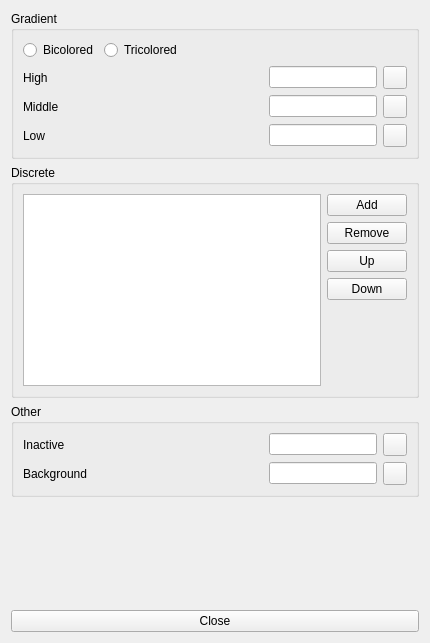
<?xml version="1.0" encoding="UTF-8"?>
<ui version="4.0">
 <class>color_scheme</class>
 <widget class="QWidget" name="color_scheme">
  <property name="geometry">
   <rect>
    <x>0</x>
    <y>0</y>
    <width>430</width>
    <height>643</height>
   </rect>
  </property>
  <property name="sizePolicy">
   <sizepolicy hsizetype="Fixed" vsizetype="Preferred">
    <horstretch>0</horstretch>
    <verstretch>0</verstretch>
   </sizepolicy>
  </property>
  <property name="windowTitle">
   <string>Form</string>
  </property>
  <layout class="QVBoxLayout" name="verticalLayout_4">
   <item>
    <widget class="QGroupBox" name="groupBox">
     <property name="sizePolicy">
      <sizepolicy hsizetype="Preferred" vsizetype="Preferred">
       <horstretch>0</horstretch>
       <verstretch>0</verstretch>
      </sizepolicy>
     </property>
     <property name="title">
      <string>Gradient</string>
     </property>
     <layout class="QVBoxLayout" name="verticalLayout">
      <item>
       <layout class="QHBoxLayout" name="horizontalLayout">
        <item>
         <widget class="QRadioButton" name="gradient_bicolored">
          <property name="text">
           <string>Bicolored</string>
          </property>
         </widget>
        </item>
        <item>
         <widget class="QRadioButton" name="gradient_tricolored">
          <property name="text">
           <string>Tricolored</string>
          </property>
         </widget>
        </item>
        <item>
         <spacer name="horizontalSpacer">
          <property name="orientation">
           <enum>Qt::Horizontal</enum>
          </property>
          <property name="sizeHint" stdset="0">
           <size>
            <width>40</width>
            <height>20</height>
           </size>
          </property>
         </spacer>
        </item>
       </layout>
      </item>
      <item>
       <layout class="QHBoxLayout" name="horizontalLayout_2">
        <item>
         <widget class="QLabel" name="label">
          <property name="sizePolicy">
           <sizepolicy hsizetype="Expanding" vsizetype="Preferred">
            <horstretch>0</horstretch>
            <verstretch>0</verstretch>
           </sizepolicy>
          </property>
          <property name="text">
           <string>High</string>
          </property>
         </widget>
        </item>
        <item>
         <widget class="QLineEdit" name="gradient_high_hex">
          <property name="sizePolicy">
           <sizepolicy hsizetype="Fixed" vsizetype="Fixed">
            <horstretch>0</horstretch>
            <verstretch>0</verstretch>
           </sizepolicy>
          </property>
          <property name="readOnly">
           <bool>true</bool>
          </property>
         </widget>
        </item>
        <item>
         <widget class="QToolButton" name="gradient_high_select">
          <property name="text">
           <string/>
          </property>
         </widget>
        </item>
       </layout>
      </item>
      <item>
       <layout class="QHBoxLayout" name="horizontalLayout_3">
        <item>
         <widget class="QLabel" name="label_3">
          <property name="sizePolicy">
           <sizepolicy hsizetype="Expanding" vsizetype="Preferred">
            <horstretch>0</horstretch>
            <verstretch>0</verstretch>
           </sizepolicy>
          </property>
          <property name="text">
           <string>Middle</string>
          </property>
         </widget>
        </item>
        <item>
         <widget class="QLineEdit" name="gradient_mid_hex">
          <property name="sizePolicy">
           <sizepolicy hsizetype="Fixed" vsizetype="Fixed">
            <horstretch>0</horstretch>
            <verstretch>0</verstretch>
           </sizepolicy>
          </property>
          <property name="readOnly">
           <bool>true</bool>
          </property>
         </widget>
        </item>
        <item>
         <widget class="QToolButton" name="gradient_mid_select">
          <property name="text">
           <string/>
          </property>
         </widget>
        </item>
       </layout>
      </item>
      <item>
       <layout class="QHBoxLayout" name="horizontalLayout_4">
        <item>
         <widget class="QLabel" name="label_5">
          <property name="sizePolicy">
           <sizepolicy hsizetype="Expanding" vsizetype="Preferred">
            <horstretch>0</horstretch>
            <verstretch>0</verstretch>
           </sizepolicy>
          </property>
          <property name="text">
           <string>Low</string>
          </property>
         </widget>
        </item>
        <item>
         <widget class="QLineEdit" name="gradient_low_hex">
          <property name="sizePolicy">
           <sizepolicy hsizetype="Fixed" vsizetype="Fixed">
            <horstretch>0</horstretch>
            <verstretch>0</verstretch>
           </sizepolicy>
          </property>
          <property name="readOnly">
           <bool>true</bool>
          </property>
         </widget>
        </item>
        <item>
         <widget class="QToolButton" name="gradient_low_select">
          <property name="text">
           <string/>
          </property>
         </widget>
        </item>
       </layout>
      </item>
     </layout>
    </widget>
   </item>
   <item>
    <widget class="QGroupBox" name="groupBox_2">
     <property name="title">
      <string>Discrete</string>
     </property>
     <layout class="QHBoxLayout" name="horizontalLayout_5">
      <item>
       <widget class="QListWidget" name="discrete_preview">
        <property name="editTriggers">
         <set>QAbstractItemView::NoEditTriggers</set>
        </property>
       </widget>
      </item>
      <item>
       <layout class="QVBoxLayout" name="verticalLayout_2">
        <property name="spacing">
         <number>6</number>
        </property>
        <item>
         <widget class="QPushButton" name="discrete_add">
          <property name="text">
           <string>Add</string>
          </property>
         </widget>
        </item>
        <item>
         <widget class="QPushButton" name="discrete_remove">
          <property name="text">
           <string>Remove</string>
          </property>
         </widget>
        </item>
        <item>
         <widget class="QPushButton" name="discrete_up">
          <property name="text">
           <string>Up</string>
          </property>
         </widget>
        </item>
        <item>
         <widget class="QPushButton" name="discrete_down">
          <property name="text">
           <string>Down</string>
          </property>
         </widget>
        </item>
        <item>
         <spacer name="verticalSpacer_2">
          <property name="orientation">
           <enum>Qt::Vertical</enum>
          </property>
          <property name="sizeHint" stdset="0">
           <size>
            <width>20</width>
            <height>40</height>
           </size>
          </property>
         </spacer>
        </item>
       </layout>
      </item>
     </layout>
    </widget>
   </item>
   <item>
    <widget class="QGroupBox" name="groupBox_3">
     <property name="title">
      <string>Other</string>
     </property>
     <layout class="QVBoxLayout" name="verticalLayout_3">
      <item>
       <layout class="QHBoxLayout" name="horizontalLayout_6">
        <item>
         <widget class="QLabel" name="label_2">
          <property name="sizePolicy">
           <sizepolicy hsizetype="Expanding" vsizetype="Preferred">
            <horstretch>0</horstretch>
            <verstretch>0</verstretch>
           </sizepolicy>
          </property>
          <property name="text">
           <string>Inactive</string>
          </property>
         </widget>
        </item>
        <item>
         <widget class="QLineEdit" name="inactive_hex">
          <property name="sizePolicy">
           <sizepolicy hsizetype="Fixed" vsizetype="Fixed">
            <horstretch>0</horstretch>
            <verstretch>0</verstretch>
           </sizepolicy>
          </property>
          <property name="readOnly">
           <bool>true</bool>
          </property>
         </widget>
        </item>
        <item>
         <widget class="QToolButton" name="inactive_select">
          <property name="text">
           <string/>
          </property>
         </widget>
        </item>
       </layout>
      </item>
      <item>
       <layout class="QHBoxLayout" name="horizontalLayout_7">
        <item>
         <widget class="QLabel" name="label_4">
          <property name="sizePolicy">
           <sizepolicy hsizetype="Expanding" vsizetype="Preferred">
            <horstretch>0</horstretch>
            <verstretch>0</verstretch>
           </sizepolicy>
          </property>
          <property name="text">
           <string>Background</string>
          </property>
         </widget>
        </item>
        <item>
         <widget class="QLineEdit" name="background_hex">
          <property name="sizePolicy">
           <sizepolicy hsizetype="Fixed" vsizetype="Fixed">
            <horstretch>0</horstretch>
            <verstretch>0</verstretch>
           </sizepolicy>
          </property>
          <property name="readOnly">
           <bool>true</bool>
          </property>
         </widget>
        </item>
        <item>
         <widget class="QToolButton" name="background_select">
          <property name="text">
           <string/>
          </property>
         </widget>
        </item>
       </layout>
      </item>
     </layout>
    </widget>
   </item>
   <item>
    <spacer name="verticalSpacer">
     <property name="orientation">
      <enum>Qt::Vertical</enum>
     </property>
     <property name="sizeHint" stdset="0">
      <size>
       <width>20</width>
       <height>36</height>
      </size>
     </property>
    </spacer>
   </item>
   <item>
    <widget class="QPushButton" name="close">
     <property name="text">
      <string>Close</string>
     </property>
    </widget>
   </item>
  </layout>
 </widget>
 <resources/>
 <connections/>
</ui>
